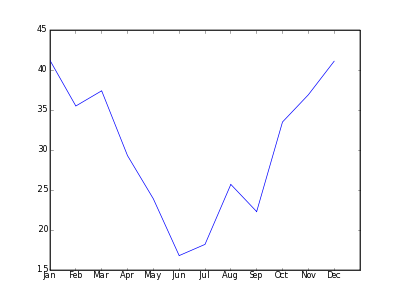

This figure's Python source:
import matplotlib
matplotlib.use('Agg')
from pylab import *
import calendar

def webshow(img):
    savefig(img,dpi=50)
    print 'Content-Type: text/html\n'
    print '<img width="400" height="300" src="'+img+'" />'

# Melbourne temperature Mar 2007 - Feb 2008	
t=[41.2,35.5,37.4,29.3,23.9,16.8,18.2,25.7,22.3,33.5,36.9,41.1]
clf()
plot(t) 
# print 'jan' - 'dec'
xticks(arange(12),list(calendar.month_abbr)[1:])
webshow("maxmel.png")
